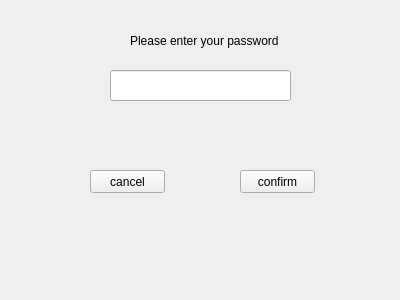
<?xml version="1.0" encoding="UTF-8"?>
<ui version="4.0">
 <class>CodeEntering</class>
 <widget class="QWidget" name="CodeEntering">
  <property name="geometry">
   <rect>
    <x>0</x>
    <y>0</y>
    <width>400</width>
    <height>300</height>
   </rect>
  </property>
  <property name="windowTitle">
   <string>Entering password</string>
  </property>
  <widget class="QLabel" name="label">
   <property name="geometry">
    <rect>
     <x>130</x>
     <y>20</y>
     <width>181</width>
     <height>41</height>
    </rect>
   </property>
   <property name="text">
    <string>Please enter your password</string>
   </property>
  </widget>
  <widget class="QLineEdit" name="CodeEnterField">
   <property name="geometry">
    <rect>
     <x>110</x>
     <y>70</y>
     <width>181</width>
     <height>31</height>
    </rect>
   </property>
   <property name="echoMode">
    <enum>QLineEdit::Password</enum>
   </property>
  </widget>
  <widget class="QPushButton" name="pushButton_ConfirmCode">
   <property name="geometry">
    <rect>
     <x>240</x>
     <y>170</y>
     <width>75</width>
     <height>23</height>
    </rect>
   </property>
   <property name="text">
    <string>confirm</string>
   </property>
  </widget>
  <widget class="QPushButton" name="pushButton_CancelCode">
   <property name="geometry">
    <rect>
     <x>90</x>
     <y>170</y>
     <width>75</width>
     <height>23</height>
    </rect>
   </property>
   <property name="text">
    <string>cancel</string>
   </property>
  </widget>
 </widget>
 <resources/>
 <connections/>
</ui>
